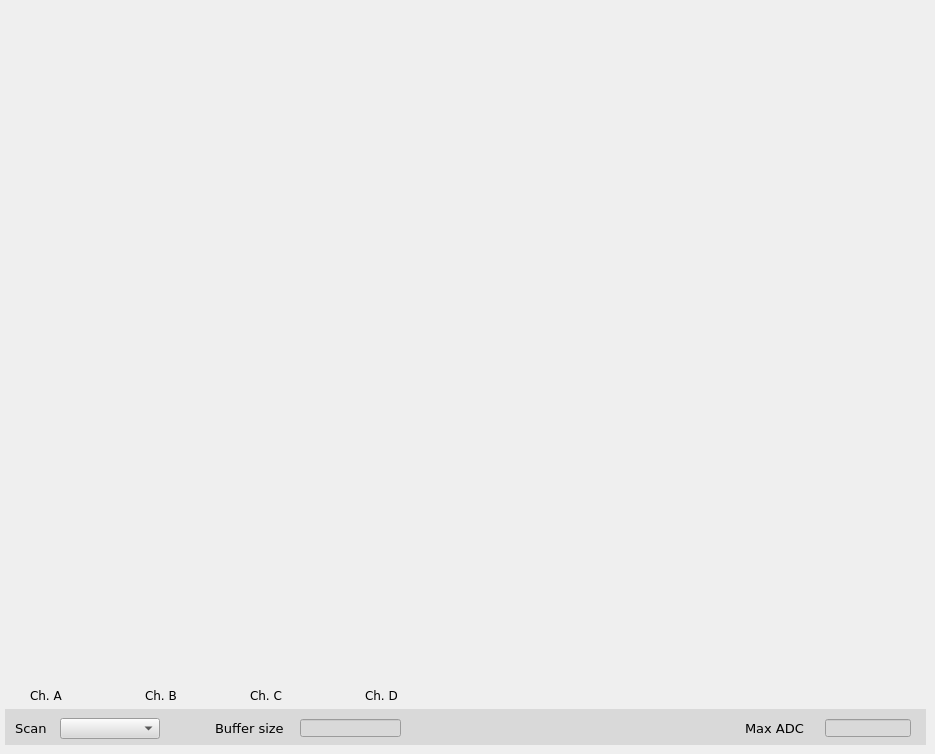
    <widget class="QWidget" name="ADC">
     <attribute name="title">
      <string>ADC Raw</string>
     </attribute>
     <widget class="caFrame" name="caframe_3">
      <property name="geometry">
       <rect>
        <x>5</x>
        <y>709</y>
        <width>921</width>
        <height>36</height>
       </rect>
      </property>
      <property name="font">
       <font>
        <family>DejaVu Sans</family>
       </font>
      </property>
      <property name="styleSheet">
       <string notr="true">background-color: rgb(217, 217, 217);</string>
      </property>
      <widget class="caFrame" name="caframe_8">
       <property name="geometry">
        <rect>
         <x>0</x>
         <y>0</y>
         <width>921</width>
         <height>36</height>
        </rect>
       </property>
       <property name="font">
        <font>
         <family>DejaVu Sans</family>
        </font>
       </property>
       <property name="styleSheet">
        <string notr="true">background-color: rgb(217, 217, 217);</string>
       </property>
       <widget class="QLabel" name="label_54">
        <property name="geometry">
         <rect>
          <x>210</x>
          <y>9</y>
          <width>91</width>
          <height>21</height>
         </rect>
        </property>
        <property name="font">
         <font>
          <family>DejaVu Sans</family>
          <pointsize>10</pointsize>
         </font>
        </property>
        <property name="text">
         <string>Buffer size</string>
        </property>
       </widget>
       <widget class="QLabel" name="label_36">
        <property name="geometry">
         <rect>
          <x>740</x>
          <y>9</y>
          <width>81</width>
          <height>21</height>
         </rect>
        </property>
        <property name="font">
         <font>
          <family>DejaVu Sans</family>
          <pointsize>10</pointsize>
         </font>
        </property>
        <property name="text">
         <string>Max ADC</string>
        </property>
       </widget>
       <widget class="caLineEdit" name="calineedit_3">
        <property name="geometry">
         <rect>
          <x>820</x>
          <y>10</y>
          <width>86</width>
          <height>18</height>
         </rect>
        </property>
        <property name="font">
         <font>
          <family>DejaVu Sans</family>
          <pointsize>11</pointsize>
          <stylestrategy>PreferDefault</stylestrategy>
         </font>
        </property>
        <property name="alignment">
         <set>Qt::AlignRight|Qt::AlignTrailing|Qt::AlignVCenter</set>
        </property>
        <property name="channel" stdset="0">
         <string notr="true">$(DEVICE):input:max_adc</string>
        </property>
       </widget>
       <widget class="QLabel" name="label_56">
        <property name="geometry">
         <rect>
          <x>10</x>
          <y>9</y>
          <width>46</width>
          <height>21</height>
         </rect>
        </property>
        <property name="font">
         <font>
          <family>DejaVu Sans</family>
          <pointsize>10</pointsize>
         </font>
        </property>
        <property name="text">
         <string>Scan</string>
        </property>
       </widget>
       <widget class="caMenu" name="camenu_5">
        <property name="geometry">
         <rect>
          <x>55</x>
          <y>9</y>
          <width>100</width>
          <height>21</height>
         </rect>
        </property>
        <property name="font">
         <font>
          <family>DejaVu Sans</family>
          <pointsize>10</pointsize>
         </font>
        </property>
        <property name="styleSheet">
         <string notr="true">selection-color: rgb(0, 0, 0);
color: rgb(0, 0, 0);</string>
        </property>
        <property name="maxVisibleItems">
         <number>4</number>
        </property>
        <property name="maxCount">
         <number>4</number>
        </property>
        <property name="insertPolicy">
         <enum>QComboBox::NoInsert</enum>
        </property>
        <property name="channel" stdset="0">
         <string notr="true">$(DEVICE):signals:adc.SCAN</string>
        </property>
        <property name="colorMode">
         <enum>caMenu::Default</enum>
        </property>
       </widget>
       <widget class="caLineEdit" name="calineedit_9">
        <property name="geometry">
         <rect>
          <x>295</x>
          <y>10</y>
          <width>101</width>
          <height>18</height>
         </rect>
        </property>
        <property name="font">
         <font>
          <family>DejaVu Sans</family>
          <pointsize>11</pointsize>
          <stylestrategy>PreferDefault</stylestrategy>
         </font>
        </property>
        <property name="alignment">
         <set>Qt::AlignRight|Qt::AlignTrailing|Qt::AlignVCenter</set>
        </property>
        <property name="channel" stdset="0">
         <string notr="true">$(DEVICE):signals:adc.NGRP</string>
        </property>
        <property name="background">
         <color>
          <red>255</red>
          <green>255</green>
          <blue>255</blue>
         </color>
        </property>
        <property name="colorMode">
         <enum>caLineEdit::Static</enum>
        </property>
       </widget>
      </widget>
     </widget>
     <widget class="caCartesianPlot" name="adc">
      <property name="geometry">
       <rect>
        <x>5</x>
        <y>5</y>
        <width>921</width>
        <height>676</height>
       </rect>
      </property>
      <property name="sizePolicy">
       <sizepolicy hsizetype="MinimumExpanding" vsizetype="MinimumExpanding">
        <horstretch>0</horstretch>
        <verstretch>2</verstretch>
       </sizepolicy>
      </property>
      <property name="font">
       <font>
        <family>Sans</family>
        <pointsize>8</pointsize>
       </font>
      </property>
      <property name="styleSheet">
       <string notr="true">background-color: rgb();</string>
      </property>
      <property name="Title" stdset="0">
       <string notr="true">ADC buffer</string>
      </property>
      <property name="TitleX">
       <string notr="true">ADC samples</string>
      </property>
      <property name="TitleY">
       <string notr="true">ADC counts</string>
      </property>
      <property name="channels_1" stdset="0">
       <string notr="true">;$(DEVICE):signals:adc.A</string>
      </property>
      <property name="Style_1">
       <enum>caCartesianPlot::Lines</enum>
      </property>
      <property name="symbol_1">
       <enum>caCartesianPlot::NoSymbol</enum>
      </property>
      <property name="color_1">
       <color>
        <red>255</red>
        <green>0</green>
        <blue>0</blue>
       </color>
      </property>
      <property name="channels_2" stdset="0">
       <string notr="true">;$(DEVICE):signals:adc.B</string>
      </property>
      <property name="symbol_2">
       <enum>caCartesianPlot::NoSymbol</enum>
      </property>
      <property name="color_2">
       <color>
        <red>0</red>
        <green>255</green>
        <blue>0</blue>
       </color>
      </property>
      <property name="channels_3" stdset="0">
       <string notr="true">;$(DEVICE):signals:adc.C</string>
      </property>
      <property name="symbol_3">
       <enum>caCartesianPlot::NoSymbol</enum>
      </property>
      <property name="color_3">
       <color>
        <red>0</red>
        <green>0</green>
        <blue>255</blue>
       </color>
      </property>
      <property name="channels_4" stdset="0">
       <string notr="true">;$(DEVICE):signals:adc.D</string>
      </property>
      <property name="symbol_4">
       <enum>caCartesianPlot::NoSymbol</enum>
      </property>
      <property name="color_4">
       <color>
        <red>170</red>
        <green>0</green>
        <blue>255</blue>
       </color>
      </property>
      <property name="plotMode">
       <enum>caCartesianPlot::PlotNPointsAndStop</enum>
      </property>
      <property name="countNumOrChannel" stdset="0">
       <string notr="true"/>
      </property>
      <property name="triggerChannel" stdset="0">
       <string notr="true"/>
      </property>
      <property name="foreground">
       <color alpha="0">
        <red>255</red>
        <green>255</green>
        <blue>255</blue>
       </color>
      </property>
      <property name="background">
       <color>
        <red>255</red>
        <green>255</green>
        <blue>255</blue>
       </color>
      </property>
      <property name="scaleColor">
       <color>
        <red>0</red>
        <green>0</green>
        <blue>0</blue>
       </color>
      </property>
      <property name="grid">
       <bool>true</bool>
      </property>
      <property name="gridColor">
       <color>
        <red>0</red>
        <green>0</green>
        <blue>0</blue>
       </color>
      </property>
      <property name="XaxisScaling" stdset="0">
       <enum>caCartesianPlot::Auto</enum>
      </property>
      <property name="XaxisLimits">
       <string>0;100</string>
      </property>
      <property name="YaxisLimits">
       <string>-1000000;-900000</string>
      </property>
     </widget>
     <widget class="QLabel" name="label_25">
      <property name="geometry">
       <rect>
        <x>250</x>
        <y>685</y>
        <width>36</width>
        <height>21</height>
       </rect>
      </property>
      <property name="font">
       <font>
        <family>DejaVu Sans</family>
        <pointsize>9</pointsize>
       </font>
      </property>
      <property name="styleSheet">
       <string notr="true">color: rgb(0, 0, 0);</string>
      </property>
      <property name="text">
       <string>Ch. C</string>
      </property>
     </widget>
     <widget class="QLabel" name="label_26">
      <property name="geometry">
       <rect>
        <x>365</x>
        <y>685</y>
        <width>36</width>
        <height>21</height>
       </rect>
      </property>
      <property name="font">
       <font>
        <family>DejaVu Sans</family>
        <pointsize>9</pointsize>
       </font>
      </property>
      <property name="styleSheet">
       <string notr="true">color: rgb(0, 0, 0);</string>
      </property>
      <property name="text">
       <string>Ch. D</string>
      </property>
     </widget>
     <widget class="caRelatedDisplay" name="ADC_buffer">
      <property name="enabled">
       <bool>false</bool>
      </property>
      <property name="geometry">
       <rect>
        <x>10</x>
        <y>685</y>
        <width>16</width>
        <height>16</height>
       </rect>
      </property>
      <property name="background">
       <color>
        <red>255</red>
        <green>0</green>
        <blue>0</blue>
       </color>
      </property>
      <property name="labels">
       <string notr="true"/>
      </property>
      <property name="files">
       <string notr="true">adc</string>
      </property>
      <property name="args">
       <string notr="true">DEVICE=$(DEVICE)</string>
      </property>
     </widget>
     <widget class="caRelatedDisplay" name="ADC_buffer_3">
      <property name="enabled">
       <bool>false</bool>
      </property>
      <property name="geometry">
       <rect>
        <x>230</x>
        <y>685</y>
        <width>16</width>
        <height>16</height>
       </rect>
      </property>
      <property name="background">
       <color>
        <red>0</red>
        <green>0</green>
        <blue>255</blue>
       </color>
      </property>
      <property name="labels">
       <string notr="true"/>
      </property>
      <property name="files">
       <string notr="true">adc</string>
      </property>
      <property name="args">
       <string notr="true">DEVICE=$(DEVICE)</string>
      </property>
     </widget>
     <widget class="QLabel" name="label_27">
      <property name="geometry">
       <rect>
        <x>30</x>
        <y>685</y>
        <width>36</width>
        <height>21</height>
       </rect>
      </property>
      <property name="font">
       <font>
        <family>DejaVu Sans</family>
        <pointsize>9</pointsize>
       </font>
      </property>
      <property name="styleSheet">
       <string notr="true">color: rgb(0, 0, 0);</string>
      </property>
      <property name="text">
       <string>Ch. A</string>
      </property>
     </widget>
     <widget class="caRelatedDisplay" name="ADC_buffer_2">
      <property name="enabled">
       <bool>false</bool>
      </property>
      <property name="geometry">
       <rect>
        <x>125</x>
        <y>685</y>
        <width>16</width>
        <height>16</height>
       </rect>
      </property>
      <property name="background">
       <color>
        <red>0</red>
        <green>255</green>
        <blue>0</blue>
       </color>
      </property>
      <property name="labels">
       <string notr="true"/>
      </property>
      <property name="files">
       <string notr="true">adc</string>
      </property>
      <property name="args">
       <string notr="true">DEVICE=$(DEVICE)</string>
      </property>
     </widget>
     <widget class="QLabel" name="label_28">
      <property name="geometry">
       <rect>
        <x>145</x>
        <y>685</y>
        <width>36</width>
        <height>21</height>
       </rect>
      </property>
      <property name="font">
       <font>
        <family>DejaVu Sans</family>
        <pointsize>9</pointsize>
       </font>
      </property>
      <property name="styleSheet">
       <string notr="true">color: rgb(0, 0, 0);</string>
      </property>
      <property name="text">
       <string>Ch. B</string>
      </property>
     </widget>
     <widget class="caRelatedDisplay" name="ADC_buffer_4">
      <property name="enabled">
       <bool>false</bool>
      </property>
      <property name="geometry">
       <rect>
        <x>345</x>
        <y>685</y>
        <width>16</width>
        <height>16</height>
       </rect>
      </property>
      <property name="background">
       <color>
        <red>170</red>
        <green>0</green>
        <blue>255</blue>
       </color>
      </property>
      <property name="labels">
       <string notr="true"/>
      </property>
      <property name="files">
       <string notr="true">adc</string>
      </property>
      <property name="args">
       <string notr="true">DEVICE=$(DEVICE)</string>
      </property>
     </widget>
    </widget>
